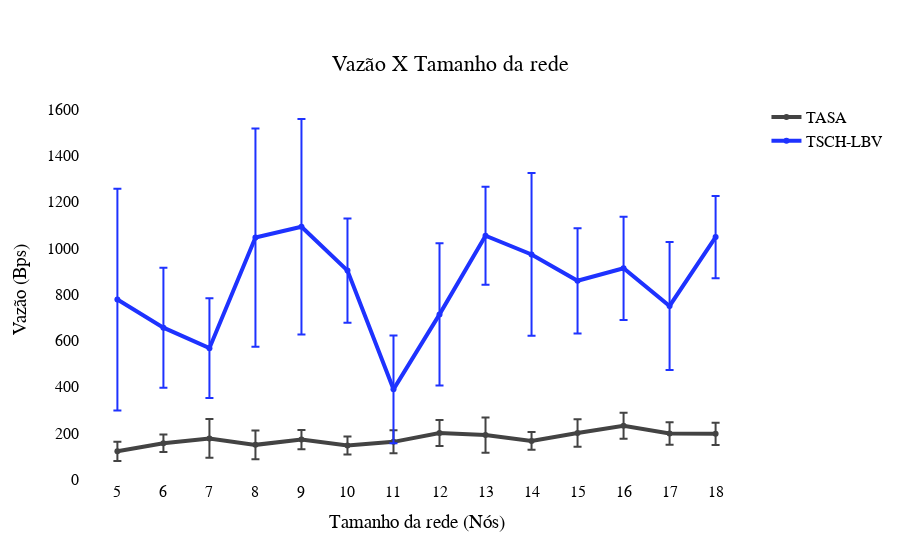

Notebook code for this chart:
### Code cell
import plotly.graph_objects as go
x = [5, 6, 7, 8, 9, 10, 11, 12, 13, 14, 15, 16, 17, 18, 19, 20, 5, 6, 7, 8, 9, 10, 11, 12, 13, 14, 15, 16, 17, 18]
TASA = [ 
      121.10108843907634
,155.9047447110358
,177.0576221004541
,149.11286701739033
,171.83679104745764
,146.06485116429863
,162.17465688635266
,200.56660307738574
,191.470825555304
,166.2353416143854
,200.77206794164266
,231.75050416479993
,198.34203757750777
,196.6353823251432


]
TSCH_LBV = [
    777.3882492003512
,655.6047633628281
,567.1785107600333
,1045.2862752945364
,1091.8604561431616
,902.7466371357772
,389.14700656245634
,713.0950449154833
,1053.5114868670128
,972.3402959432722
,858.3432714979917
,912.2762601793853
,749.6335541551215
,1047.4373226454509

]   
fig = go.Figure()
fig.add_trace(go.Scatter(x=x, y=TASA,line=dict(color='rgb(67,67,67)', width=4),
                    mode='lines+markers',
                    name='TASA',error_y=dict(
            type='data', # value of error bar given in data coordinates
            array=[41.75176768437596 
,37.84448818372751 
,83.58339378069721 
,61.66176007550905 
,42.00582952154487 
, 39.056535822886595 
,49.58181597085476 
,56.514098315385255 
,76.01798172368787 
,38.6357488553889 
,59.52587313284791 
,56.44606505162923 
,48.79664969089879 
,47.84423893175165 
],
            visible=True) )  
             
             )
fig.add_trace(go.Scatter(x=x, y=TSCH_LBV,
                    mode='lines+markers',line = dict(color='rgb(30, 50, 255)', width=4),
                    name='TSCH-LBV',error_y=dict(
            type='data', # value of error bar given in data coordinates
            array=[479.2845396880262  
,259.4422264728276 
,215.7801245820121  
,471.53803424115563  
,465.9161195868276  
, 225.2826089672426  
,232.91389375276032  
,307.8736661623756  
,211.8317646267001 
,351.6167312787116 
,227.35836732813613  
,223.23171958927477  
,276.6063243546039   
,177.76276490138923 
],visible=True)) )



# Create and style traces

# Edit the layout
              
fig.update_layout(
    font=dict(
        family="Arial",
        size=16,
        color="Black"
    ),
    title={
        'text': "Vazão X Tamanho da rede",
        'y':0.9,
        'x':0.5,
        'xanchor': 'center',
        'yanchor': 'top'},  
    
        xaxis=dict(
        title='Tamanho da rede (Nós)',
        tickmode='linear') ,
                   yaxis_title='Vazão (Bps)', 
                    paper_bgcolor = 'rgba(0,0,0,0)', 
                    plot_bgcolor = 'rgba(0,0,0,0)')

fig.show()

### Figure 1 — Plotly figure (JSON) as saved in the notebook; plotly's stock layout.template omitted (floating-point values rounded to 4 significant figures)
{"data": [{"error_y": {"array": [41.75, 37.84, 83.58, 61.66, 42.01, 39.06, 49.58, 56.51, 76.02, 38.64, 59.53, 56.45, 48.8, 47.84], "type": "data", "visible": true}, "line": {"color": "rgb(67,67,67)", "width": 4}, "mode": "lines+markers", "name": "TASA", "type": "scatter", "x": [5, 6, 7, 8, 9, 10, 11, 12, 13, 14, 15, 16, 17, 18, 19, 20, 5, 6, 7, 8, 9, 10, 11, 12, 13, 14, 15, 16, 17, 18], "y": [121.1, 155.9, 177.1, 149.1, 171.8, 146.1, 162.2, 200.6, 191.5, 166.2, 200.8, 231.8, 198.3, 196.6]}, {"error_y": {"array": [479.3, 259.4, 215.8, 471.5, 465.9, 225.3, 232.9, 307.9, 211.8, 351.6, 227.4, 223.2, 276.6, 177.8], "type": "data", "visible": true}, "line": {"color": "rgb(30, 50, 255)", "width": 4}, "mode": "lines+markers", "name": "TSCH-LBV", "type": "scatter", "x": [5, 6, 7, 8, 9, 10, 11, 12, 13, 14, 15, 16, 17, 18, 19, 20, 5, 6, 7, 8, 9, 10, 11, 12, 13, 14, 15, 16, 17, 18], "y": [777.4, 655.6, 567.2, 1045.0, 1092.0, 902.7, 389.1, 713.1, 1054.0, 972.3, 858.3, 912.3, 749.6, 1047.0]}], "layout": {"font": {"color": "Black", "family": "Arial", "size": 16}, "paper_bgcolor": "rgba(0,0,0,0)", "plot_bgcolor": "rgba(0,0,0,0)", "title": {"text": "Vazão X Tamanho da rede", "x": 0.5, "xanchor": "center", "y": 0.9, "yanchor": "top"}, "xaxis": {"tickmode": "linear", "title": {"text": "Tamanho da rede (Nós)"}}, "yaxis": {"title": {"text": "Vazão (Bps)"}}}}
